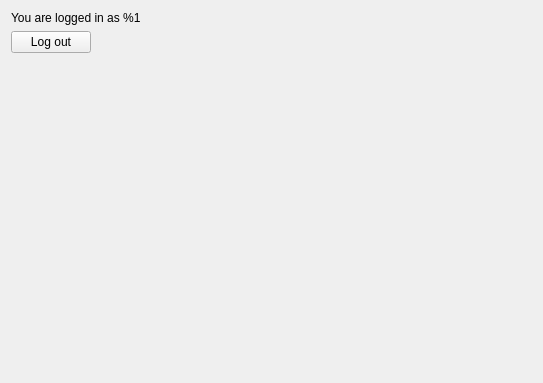
<?xml version="1.0" encoding="UTF-8"?>
<ui version="4.0">
 <class>RedditLoginSettingsPage</class>
 <widget class="QWidget" name="RedditLoginSettingsPage">
  <property name="geometry">
   <rect>
    <x>0</x>
    <y>0</y>
    <width>543</width>
    <height>383</height>
   </rect>
  </property>
  <property name="windowTitle">
   <string>Reddit Login</string>
  </property>
  <layout class="QVBoxLayout" name="verticalLayout_2">
   <item>
    <widget class="QStackedWidget" name="stack">
     <property name="currentIndex">
      <number>2</number>
     </property>
     <widget class="QWidget" name="login_page">
      <layout class="QFormLayout" name="formLayout">
       <property name="margin">
        <number>0</number>
       </property>
       <item row="0" column="0" colspan="2">
        <widget class="QLabel" name="label_3">
         <property name="text">
          <string>You are not logged in.</string>
         </property>
        </widget>
       </item>
       <item row="1" column="0">
        <widget class="QLabel" name="label">
         <property name="text">
          <string>Username</string>
         </property>
        </widget>
       </item>
       <item row="1" column="1">
        <widget class="QLineEdit" name="username"/>
       </item>
       <item row="2" column="0">
        <widget class="QLabel" name="label_2">
         <property name="text">
          <string>Password</string>
         </property>
        </widget>
       </item>
       <item row="2" column="1">
        <widget class="QLineEdit" name="password">
         <property name="echoMode">
          <enum>QLineEdit::Password</enum>
         </property>
        </widget>
       </item>
       <item row="3" column="0">
        <widget class="QPushButton" name="login">
         <property name="text">
          <string>Login</string>
         </property>
        </widget>
       </item>
      </layout>
     </widget>
     <widget class="QWidget" name="authenticating_page">
      <layout class="QVBoxLayout" name="verticalLayout">
       <property name="margin">
        <number>0</number>
       </property>
       <item>
        <layout class="QHBoxLayout" name="horizontalLayout">
         <item>
          <widget class="QLabel" name="busyindicator"/>
         </item>
         <item>
          <widget class="QLabel" name="label_4">
           <property name="text">
            <string>Authenticating...</string>
           </property>
          </widget>
         </item>
        </layout>
       </item>
       <item>
        <spacer name="verticalSpacer">
         <property name="orientation">
          <enum>Qt::Vertical</enum>
         </property>
         <property name="sizeHint" stdset="0">
          <size>
           <width>20</width>
           <height>158</height>
          </size>
         </property>
        </spacer>
       </item>
      </layout>
     </widget>
     <widget class="QWidget" name="logout_page">
      <layout class="QFormLayout" name="formLayout_2">
       <property name="margin">
        <number>0</number>
       </property>
       <item row="0" column="0">
        <widget class="QLabel" name="logout_text">
         <property name="text">
          <string>You are logged in as %1</string>
         </property>
        </widget>
       </item>
       <item row="1" column="0">
        <widget class="QPushButton" name="logout">
         <property name="text">
          <string>Log out</string>
         </property>
        </widget>
       </item>
      </layout>
     </widget>
    </widget>
   </item>
   <item>
    <spacer name="verticalSpacer_2">
     <property name="orientation">
      <enum>Qt::Vertical</enum>
     </property>
     <property name="sizeHint" stdset="0">
      <size>
       <width>20</width>
       <height>173</height>
      </size>
     </property>
    </spacer>
   </item>
  </layout>
 </widget>
 <resources/>
 <connections/>
</ui>
